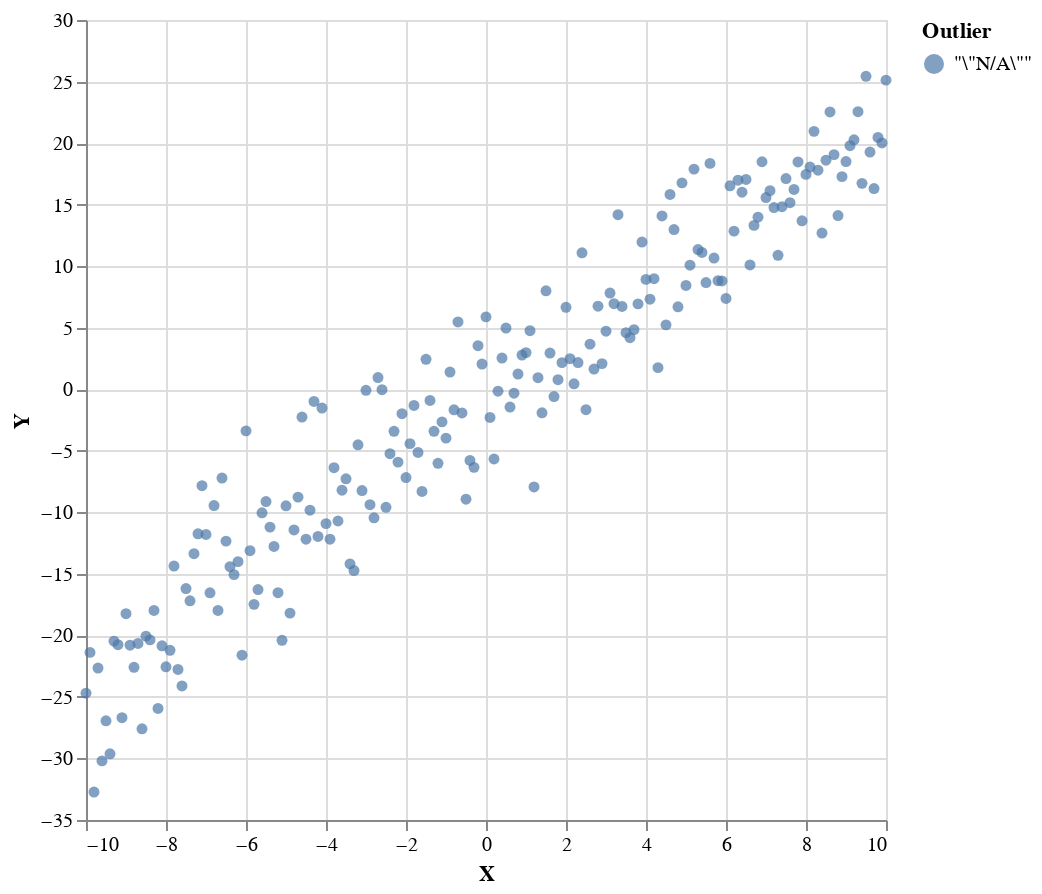

The notebook cell saved with this chart:
### Markdown cell above
## Prior predictive

`prior` distribution has three independent parameters. `generative` combines them into a new distribution.

### Code cell
ys <- sampler $ priorPredictive regression

plot (fmap (second (T.pack . show)) (zip (zip range ys) (Prelude.repeat "N/A")))

### Figure 1 — Vega-Lite specification as saved in the notebook (floating-point values rounded to 4 significant figures; data arrays with more than 128 entries replaced by an {"elided": "..."} marker saying what was removed)
{"$schema": "https://vega.github.io/schema/vega-lite/v4.json", "data": {"values": {"elided": "201 records"}}, "encoding": {"color": {"field": "Outlier"}, "x": {"field": "X", "type": "quantitative"}, "y": {"field": "Y", "type": "quantitative"}}, "height": 400, "mark": "circle", "width": 400}
